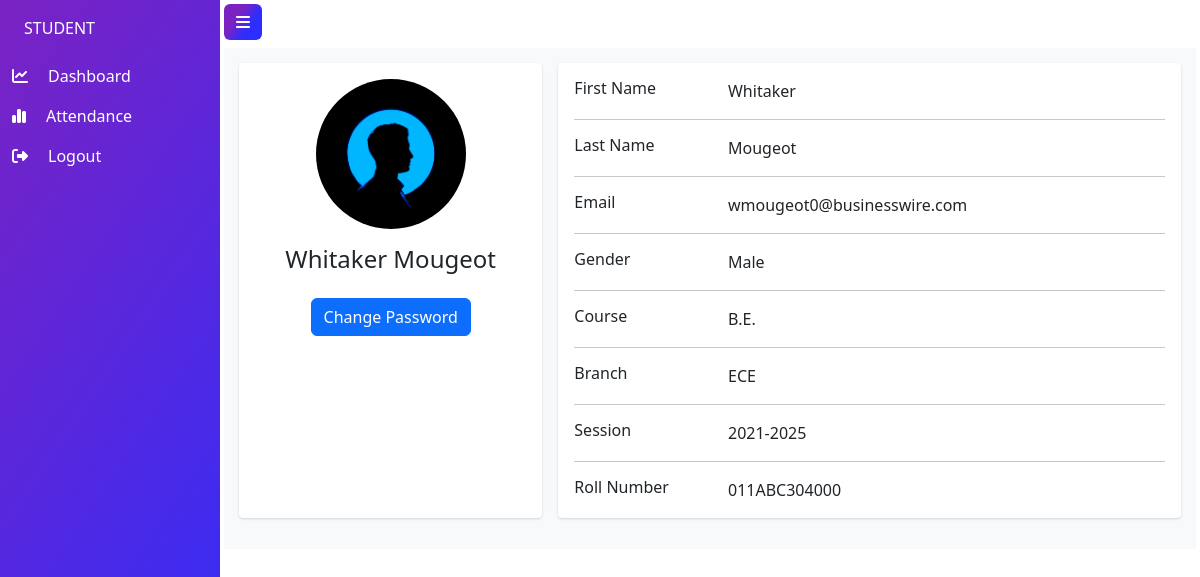
/student/dashboard/ (signed in), run on the app's committed database.
### main_app/models.py (models this page shows, shortened)
class Student(models.Model):
    user = models.OneToOneField(CustomUser, on_delete=models.CASCADE)
    roll_no = models.CharField(max_length=32)
    branch = models.CharField(max_length=120)
    course = models.CharField(max_length=120)
    session = models.CharField(max_length=9)
    dataset_created = models.BooleanField(default=False)
    model_trained = models.BooleanField(default=False)

class CustomUser(AbstractUser):
    USER_TYPE = ((1, "ADMIN"), (2, "Student"))
    GENDER = [("M", "Male"), ("F", "Female"), ("N", "Non-binary")]
    id = models.UUIDField(primary_key=True, default=uuid.uuid4, editable=False)
    username = None  # Removed username, using email instead
    email = models.EmailField(unique=True)
    user_type = models.CharField(default=1, choices=USER_TYPE, max_length=1)
    gender = models.CharField(max_length=1, choices=GENDER)
    profile_pic = models.ImageField(upload_to=profile_pic_directory_path, blank=True, null=True)
    created_at = models.DateTimeField(auto_now_add=True)
    updated_at = models.DateTimeField(auto_now=True)
    USERNAME_FIELD = "email"
    REQUIRED_FIELDS = []
    objects = CustomUserManager()

### main_app/student_views.py (the view)
# urls.py: path("", views.index, name="home"),
def index(request):
    student = get_object_or_404(Student, user=request.user)
    context = {"student": student}
    return render(request, "student_templates/index.html", context)

### templates/student_templates/index.html (shortened to what this page needs)
{% extends "student_templates/base.html" %}
{% load static %}
{% block head %}
<link rel="stylesheet" type="text/css" href= {% static 'css/student_details.css' %}>
{% endblock head %}
{% block content %}
<div class="container main-body bg-light h-100">
    <div class="row gutters-sm">
      <div class="col-md-4 mb-3">
        <div class="card h-100">
          <div class="card-body">
            <div class="d-flex flex-column align-items-center text-center">
              {% if student.user.profile_pic %}
              <img
                src="{% static student.user.profile_pic.url %}"
                alt="Admin"
                class="rounded-circle"
                width="150"
              />
              {% else %}
              <img src={% static 'img/user.jpg' %} alt="Admin"
              class="rounded-circle" width="150" />
              {% endif %}
              <div class="mt-3">
                <h4>{{student.user.first_name}} {{student.user.last_name}}</h4>
              </div>
              <div class="mt-3">
                <button
                  type="button"
                  class="btn btn-primary"
                  data-bs-toggle="modal"
                  data-bs-target="#changePasswordModal"
                >
                  Change Password
                </button>
              </div>
            </div>
          </div>
        </div>
      </div>
      <div class="col-md-8">
        <div class="card mb-3">
          <div class="card-body">
            <div class="row">
              <div class="col-sm-3">
                <h6 class="mb-0">First Name</h6>
              </div>
              <div class="col-sm-9">{{student.user.first_name}}</div>
            </div>
            <hr />
            <div class="row">
              <div class="col-sm-3">
                <h6 class="mb-0">Last Name</h6>
              </div>
              <div class="col-sm-9">{{student.user.last_name}}</div>
            </div>
            <hr />
            <div class="row">
              <div class="col-sm-3">
                <h6 class="mb-0">Email</h6>
              </div>
              <div class="col-sm-9">{{student.user.email}}</div>
            </div>
            <hr />
            <div class="row">
              <div class="col-sm-3">
                <h6 class="mb-0">Gender</h6>
              </div>
              <div class="col-sm-9">
                {% if student.user.gender == "M" %} Male
                {% elif student.user.gender == "F" %} Female
                {% else %} Non-binary
                {% endif %}
              </div>
            </div>
            <hr />
            <div class="row">
              <div class="col-sm-3">
                <h6 class="mb-0">Course</h6>
              </div>
              <div class="col-sm-9">{{student.course}}</div>
            </div>
            <hr />
            <div class="row">
              <div class="col-sm-3">
                <h6 class="mb-0">Branch</h6>
              </div>
              <div class="col-sm-9">{{student.branch}}</div>
            </div>
            <hr />
            <div class="row">
              <div class="col-sm-3">
                <h6 class="mb-0">Session</h6>
              </div>
              <div class="col-sm-9">{{student.session}}</div>
            </div>
            <hr />
            <div class="row">
              <div class="col-sm-3">
                <h6 class="mb-0">Roll Number</h6>
              </div>
              <div class="col-sm-9">{{student.roll_no}}</div>
            </div>
          </div>
        </div>
      </div>
    </div>
  </div>
{% endblock content %}

### SAMS/static/css/student_details.css (style rules this page uses)
.main-body { padding: 15px; }
.card { box-shadow: 0 1px 3px 0 rgba(0,0,0,.1), 0 1px 2px 0 rgba(0,0,0,.06); }
.card { position: relative; display: flex; flex-direction: column; min-width: 0; word-wrap: break-word; background-color: #fff; background-clip: border-box; border: 0 solid rgba(0,0,0,.125); border-radius: .25rem; }
.card-body { flex: 1 1 auto; min-height: 1px; padding: 1rem; }
.gutters-sm { margin-right: -8px; margin-left: -8px; }
.gutters-sm>.col, .gutters-sm>[class*=col-] { padding-right: 8px; padding-left: 8px; }
.mb-3, .my-3 { margin-bottom: 1rem!important; }
.h-100 { height: 100%!important; }

### data on the page
Student: user.first_name "Whitaker", user.last_name "Mougeot", user.email "wmougeot0@businesswire.com", course "B.E.", branch "ECE", session "2021-2025", roll_no "011ABC304000"
